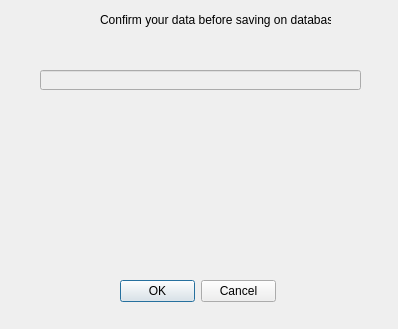
<?xml version="1.0" encoding="UTF-8"?>
<ui version="4.0">
 <class>Dialog</class>
 <widget class="QDialog" name="Dialog">
  <property name="geometry">
   <rect>
    <x>0</x>
    <y>0</y>
    <width>398</width>
    <height>329</height>
   </rect>
  </property>
  <property name="windowTitle">
   <string>Dialog</string>
  </property>
  <widget class="QLabel" name="label">
   <property name="geometry">
    <rect>
     <x>100</x>
     <y>10</y>
     <width>231</width>
     <height>20</height>
    </rect>
   </property>
   <property name="text">
    <string>Confirm your data before saving on database:</string>
   </property>
  </widget>
  <widget class="QDialogButtonBox" name="buttonBox">
   <property name="geometry">
    <rect>
     <x>120</x>
     <y>280</y>
     <width>156</width>
     <height>23</height>
    </rect>
   </property>
   <property name="standardButtons">
    <set>QDialogButtonBox::Cancel|QDialogButtonBox::Ok</set>
   </property>
   <property name="centerButtons">
    <bool>false</bool>
   </property>
  </widget>
  <widget class="QLineEdit" name="line_show_id_container">
   <property name="enabled">
    <bool>false</bool>
   </property>
   <property name="geometry">
    <rect>
     <x>40</x>
     <y>70</y>
     <width>321</width>
     <height>20</height>
    </rect>
   </property>
   <property name="sizePolicy">
    <sizepolicy hsizetype="Fixed" vsizetype="Fixed">
     <horstretch>0</horstretch>
     <verstretch>0</verstretch>
    </sizepolicy>
   </property>
   <property name="font">
    <font>
     <weight>75</weight>
     <bold>true</bold>
    </font>
   </property>
   <property name="layoutDirection">
    <enum>Qt::LeftToRight</enum>
   </property>
  </widget>
 </widget>
 <resources/>
 <connections/>
</ui>
